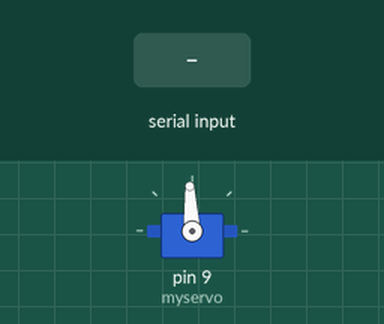
A sketch run on a simulated Arduino Uno, built with avr-gcc and run on an emulated ATmega328P. Shown: servo. Inputs (shaded band) come from the test bench. What the sketch prints to the serial monitor is not drawn.

Above: at 1.2 s.
1.3 s: "90,45\n" received over Serial
At 2.7 s:
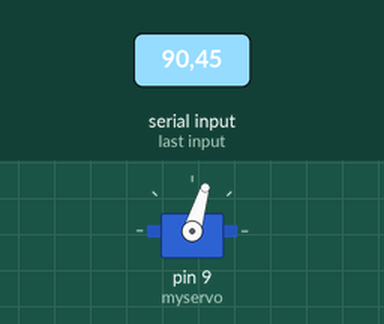
3.8 s: "30,150\n" received over Serial
At 4.6 s:
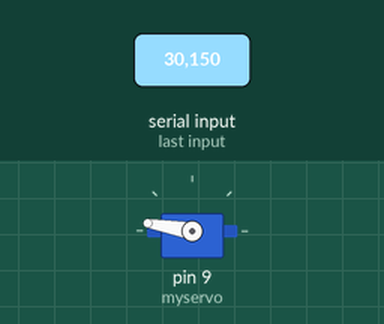
6.3 s: "90\n" received over Serial
At 6.9 s:
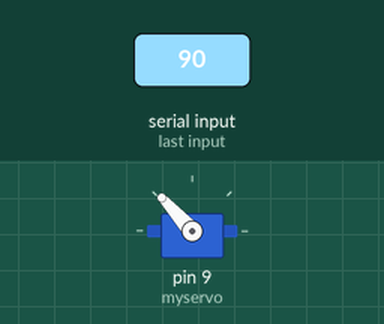
8.8 s: "200\n" received over Serial
At 9.6 s:
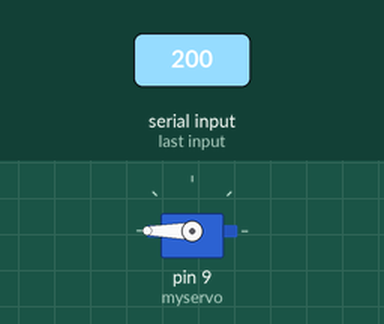
Timing chart, 0 to 11.8 s (numbered marks = the images above; inputs shaded):
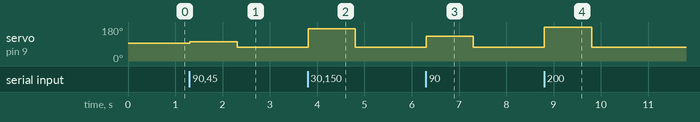

Measured:
- after the input at 1.3 s, servo on pin 9 (myservo): 93° → 102° at once, → 73° 1.0 s later
- after the input at 3.8 s, servo on pin 9 (myservo): 73° → 170° at once, → 73° 1.0 s later
- after the input at 6.3 s, servo on pin 9 (myservo): 73° → 132° at once, → 73° 1.0 s later
- after the input at 8.8 s, servo on pin 9 (myservo): 73° → 180° at once, → 73° 1.0 s later

The sketch:

mega_code_for_PWM.ino
```cpp
#include <PID_v1.h>

#include <Servo.h>
#include <SoftwareSerial.h>


//double Setpoint_Theta, Input_Theta;
//PID ThetaPID();
//PID DeltaPID();

SoftwareSerial XBee(2, 3); // RX, TX
Servo myservo;

void setup()
{
  XBee.begin(9600);
  Serial.begin(9600);
  myservo.attach(9);
  myservo.writeMicroseconds(1500);
  Serial.println("initialize");
}

void loop()
{

 //check for serial signal and use it too controll servo
  while (Serial.available() > 0){

    int value = Serial.parseInt();

    int pwm = map(value, 0, 90, 1300, 1900);

    //Serial.print("microseconds");
    //Serial.println(pwm);

    myservo.writeMicroseconds(pwm);

  }


}
```
